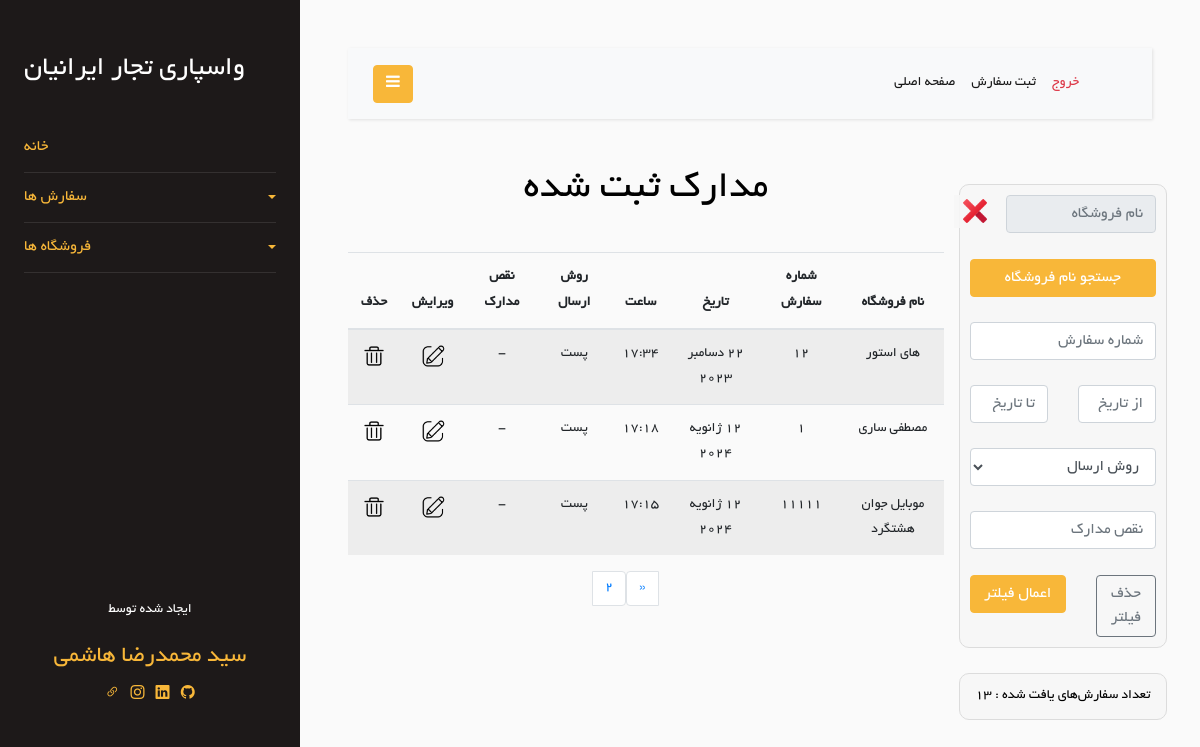
/Order/show-orders?page=2 (signed in), run on an earlier commit of the app's database.
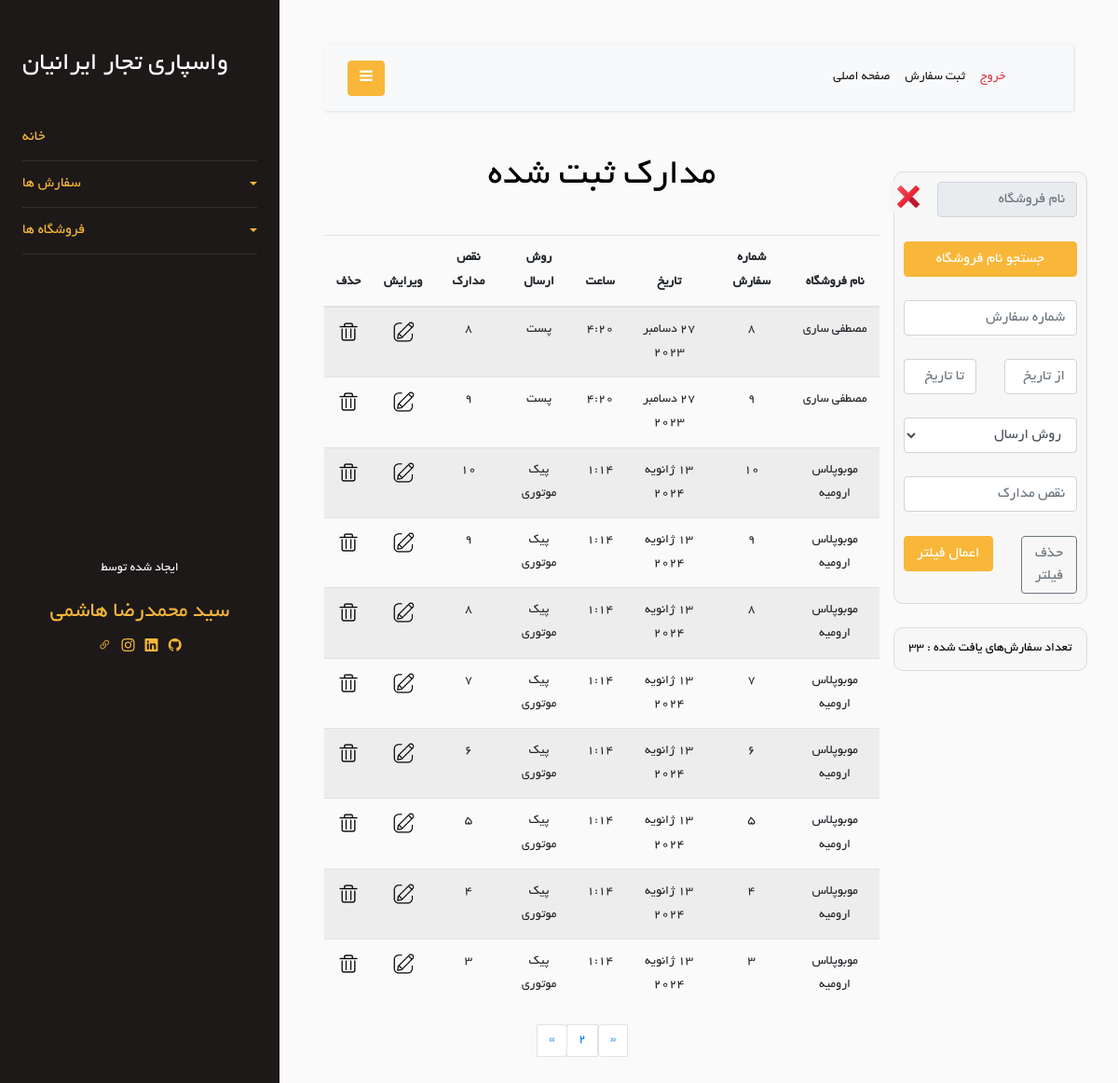
And on a later commit of the database.
### Order/models.py (models this page shows)
class Order(models.Model):
    store = models.ForeignKey(Store, on_delete=models.CASCADE)
    order_number = models.TextField(blank=True, null=True)
    shipping_method = models.ForeignKey(ShippingMethod, on_delete=models.CASCADE, null=True, blank=True)
    date = models.DateField(null=True, blank=True)
    time = models.TimeField(null=True, blank=True)
    document_defects = models.CharField(max_length=200, blank=True, null=True)
    is_delete = models.BooleanField(default=False)
    class Meta:
        verbose_name = "Order"

class ShippingMethod(models.Model):
    en_name = models.CharField(max_length=20)
    fa_name = models.CharField(max_length=20)
    def __str__(self):
        return self.fa_name
    class Meta:
        verbose_name = "Shipping Method"
    class Meta:
        verbose_name = 'Shipping Method'

### Store/models.py (models this page shows, shortened)
class Store(models.Model):
    store_name = models.CharField(max_length=100)
    is_active = models.BooleanField(default=True)
    is_delete = models.BooleanField(default=False)
    class Meta:
        db_table = 'Store'

### Order/views.py (the view)
# urls.py: path('show-orders', views.show_order, name='show-orders'),
@login_required
def show_order(request):
    is_filter = False
    orders = Order.objects.filter(is_delete=False).order_by('-id')
    orders_len = len(orders)
    stores = Store.objects.all()
    filter_order = filterOrderForm(request.POST)
    per_page = 10
    paginator = Paginator(orders, per_page)
    page = request.GET.get('page')
    try:
        orders = paginator.page(page)
    except PageNotAnInteger:
        orders = paginator.page(1)
    except EmptyPage:
        orders = paginator.page(paginator.num_pages)
    context = {
        'orders': orders,
        'FilterOrderForm': filter_order,
        'stores': stores,
        'is_filter': is_filter,
        'orders_len': orders_len,
    }
    return render(request, 'Order/show-orders.html', context)

### Order/templates/Order/show-orders.html (shortened to what the changed rows need)
{% extends 'base/layout.html' %}
{% load static %}
{% load jformat %}
{% block header-link %}
    <link rel="stylesheet" href="{% static 'css/Order/show-orders.css' %}"/>
{% endblock %}
{% block mian %}
    <div class="row">
        <div class="col-md-3 text-center">
            <br/>
            <br/>
            <div class="row">
                <div class="col-12 action_box">
                    <p style="margin: 0; color: black">تعداد سفارش‌های یافت شده : {{ orders_len }}</p>
                </div>
            </div>
        </div>
        <br/>
        <br/>
        <div class="col-md-9 text-center">
            <h1>مدارک ثبت شده{% if is_filter %} (فیلتر شده) {% endif %}</h1>
            <br/>
            <div class="row">
                <div class="col-12">
                    <div class="table-responsive">
                        <table class="table table-striped">
                            <thead>
                            <tr>
                                <th>نام فروشگاه</th>
                                <th>شماره سفارش</th>
                                <th>تاریخ</th>
                                <th>ساعت</th>
                                <th>روش ارسال</th>
                                <th>نقص مدارک</th>
                                <th>ویرایش</th>
                                <th>حذف</th>
                            </tr>
                            </thead>
                            <tbody>
                            {% for order in orders %}
                                <tr>
                                    <td>{{ order.store.store_name }}</td>
                                    {% if order.order_number %}
                                        <td>{{ order.order_number }}</td>
                                    {% else %}
                                        <td>-</td>
                                    {% endif %}
                                    <td>
                                        {{ order.date|jformat:"%d / %m / %Y" }}
                                    </td>
                                    <td>{{ order.time }}</td>
                                    <td>{{ order.shipping_method }}</td>
                                    {% if order.document_defects %}
                                        <td>{{ order.document_defects }}</td>
                                    {% else %}
                                        <td>-</td>
                                    {% endif %}
                                    <td>
                                        <a href="{% url 'update_order' order_id=order.id %}">
                                            <img class="icon" src="{% static 'Order/image/edit-icon.png' %}"/>
                                        </a>
                                    </td>
                                    <td>
                                        <a href="{% url 'delete_order' order_id=order.id %}" onclick="confirmDelete(event)">
                                            <img class="icon" src="{% static 'Order/image/delete-icon.png' %}"/>
                                        </a>
                                    </td>
                                </tr>
                            {% endfor %}
                            </tbody>
                        </table>
                    </div>
                </div>
            </div>
            {% if not is_filter %}
                <div class="row ">
                    <div class="col-4">
                        <nav aria-label="Page navigation example">
                            <ul class="pagination justify-content-center">
                                {% if orders.has_next %}
                                    <li class="page-item">
                                        <a class="page-link" href="?page={{ orders.next_page_number }}"
                                           aria-label="Next">
                                            <span aria-hidden="true">&raquo;</span>
                                        </a>
                                    </li>
                                {% endif %}
                            </ul>
                        </nav>
                    </div>
                </div>
            {% endif %}
        </div>
    </div>
{% endblock %}

What changed in the data, as far as the page shows it:
no longer on this page (row unchanged): Order: store.store_name "های استور", order_number "12", date|jformat "22 دسامبر 2023", time "17:34", shipping_method "پست"
no longer on this page (row unchanged): Order: store.store_name "مصطفی ساری", order_number "1", date|jformat "12 ژانویه 2024", time "17:18", shipping_method "پست"
no longer on this page (row unchanged): Order: store.store_name "موبایل جوان هشتگرد", order_number "11111", date|jformat "12 ژانویه 2024", time "17:15", shipping_method "پست"
added Order: store.store_name "مصطفی ساری", order_number "8", date|jformat "27 دسامبر 2023", time "4:20", shipping_method "پست", document_defects "8"
added Order: store.store_name "مصطفی ساری", order_number "9", date|jformat "27 دسامبر 2023", time "4:20", shipping_method "پست", document_defects "9"
added Order: store.store_name "موبوپلاس ارومیه", order_number "10", date|jformat "13 ژانویه 2024", time "1:14", shipping_method "پیک موتوری", document_defects "10"
added Order: store.store_name "موبوپلاس ارومیه", order_number "9", date|jformat "13 ژانویه 2024", time "1:14", shipping_method "پیک موتوری", document_defects "9"
added Order: store.store_name "موبوپلاس ارومیه", order_number "8", date|jformat "13 ژانویه 2024", time "1:14", shipping_method "پیک موتوری", document_defects "8"
added Order: store.store_name "موبوپلاس ارومیه", order_number "7", date|jformat "13 ژانویه 2024", time "1:14", shipping_method "پیک موتوری", document_defects "7"
added Order: store.store_name "موبوپلاس ارومیه", order_number "6", date|jformat "13 ژانویه 2024", time "1:14", shipping_method "پیک موتوری", document_defects "6"
added Order: store.store_name "موبوپلاس ارومیه", order_number "5", date|jformat "13 ژانویه 2024", time "1:14", shipping_method "پیک موتوری", document_defects "5"
added Order: store.store_name "موبوپلاس ارومیه", order_number "4", date|jformat "13 ژانویه 2024", time "1:14", shipping_method "پیک موتوری", document_defects "4"
added Order: store.store_name "موبوپلاس ارومیه", order_number "3", date|jformat "13 ژانویه 2024", time "1:14", shipping_method "پیک موتوری", document_defects "3"
Also different on the page:
{{ orders_len }}: "13" → "33"
